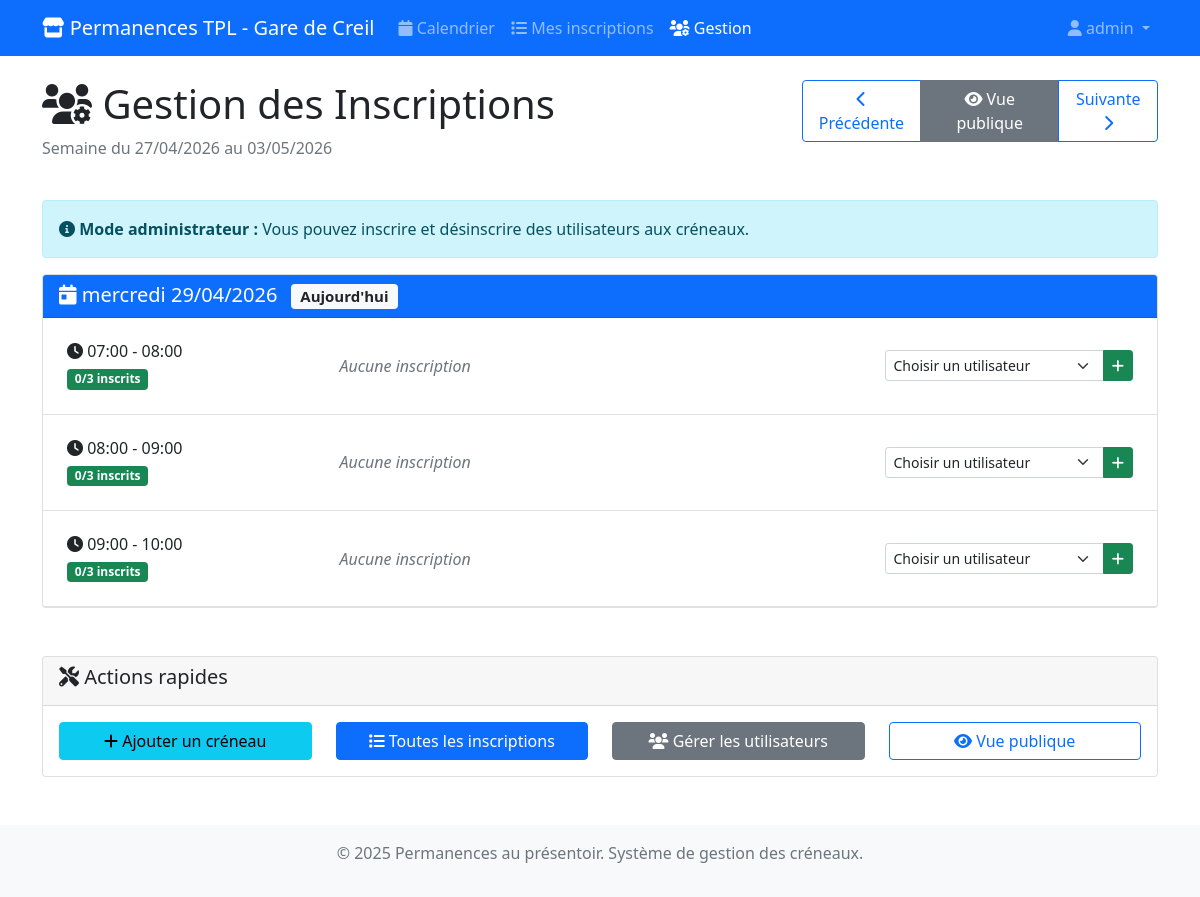
Screenshot of /permanences/gestion/ (signed in) with the database file from the repository.
### permanences/models.py (models this page shows, shortened)
class CreneauHoraire(models.Model):
    date = models.DateField(help_text="Date du créneau")
    heure_debut = models.TimeField(help_text="Heure de début du créneau")
    heure_fin = models.TimeField(help_text="Heure de fin du créneau")
    max_personnes = models.PositiveIntegerField(
        default=3,
        help_text="Nombre maximum de personnes autorisées pour ce créneau"
    )
    actif = models.BooleanField(default=True, help_text="Créneau disponible pour inscription")
    class Meta:
        verbose_name = "Créneau horaire"
        verbose_name_plural = "Créneaux horaires"
        unique_together = ['date', 'heure_debut']
        ordering = ['date', 'heure_debut']
    @property
    def places_disponibles(self):
        try:
            inscriptions_count = self.inscriptions.filter(annulee=False).count()
            return max(0, self.max_personnes - inscriptions_count)
        except Exception:
            return self.max_personnes
    @property
    def complet(self):
        try:
            return self.places_disponibles <= 0
        except Exception:
            return False
    @property
    def est_passe(self):
        now = timezone.localtime()  # toujours aware si USE_TZ
        if self.date < now.date():
            return True
        if self.date == now.date() and self.heure_fin <= now.time():
            return True
        return False

### permanences/views.py (the view)
# urls.py: path('gestion/', views.gestion_inscriptions, name='gestion'),
@user_passes_test(is_superuser)
def gestion_inscriptions(request):
    today = timezone.now().date()
    week_start = request.GET.get('week')
    if week_start:
        try:
            week_start = datetime.strptime(week_start, '%Y-%m-%d').date()
        except ValueError:
            week_start = today - timedelta(days=today.weekday())
    else:
        week_start = today - timedelta(days=today.weekday())
    week_end = week_start + timedelta(days=6)
    from django.contrib.auth.models import User
    utilisateurs = User.objects.filter(is_active=True).order_by('username')
    creneaux = CreneauHoraire.objects.filter(
        date__range=[week_start, week_end],
        actif=True
    ).prefetch_related('inscriptions__utilisateur').order_by('date', 'heure_debut')
    creneaux_par_jour = {}
    for creneau in creneaux:
        if creneau.date not in creneaux_par_jour:
            creneaux_par_jour[creneau.date] = []
        utilisateurs_inscrits_ids = set(
            inscription.utilisateur.id
            for inscription in creneau.inscriptions.filter(annulee=False)
        )
        creneau.utilisateurs_disponibles = [
            utilisateur for utilisateur in utilisateurs
            if utilisateur.id not in utilisateurs_inscrits_ids
        ]
        creneaux_par_jour[creneau.date].append(creneau)
    prev_week = week_start - timedelta(days=7)
    next_week = week_start + timedelta(days=7)
    context = {
        'creneaux_par_jour': creneaux_par_jour,
        'utilisateurs': utilisateurs,
        'week_start': week_start,
        'week_end': week_end,
        'prev_week': prev_week,
        'next_week': next_week,
        'today': today,
    }
    return render(request, 'permanences/gestion_inscriptions.html', context)

### permanences/views.py (called while the page is built)
def is_superuser(user):
    return user.is_superuser

### templates/permanences/gestion_inscriptions.html (shortened to what this page needs)
{% extends 'base.html' %}
{% block content %}
<div class="row mb-4">
    <div class="col-md-8">
        <h1><i class="fas fa-users-cog"></i> Gestion des Inscriptions</h1>
        <p class="text-muted">Semaine du {{ week_start|date:"d/m/Y" }} au {{ week_end|date:"d/m/Y" }}</p>
    </div>
    <div class="col-md-4 text-end">
        <div class="btn-group" role="group">
            <a href="?week={{ prev_week|date:'Y-m-d' }}" class="btn btn-outline-primary">
                <i class="fas fa-chevron-left"></i> Précédente
            </a>
            <a href="{% url 'permanences:calendrier' %}" class="btn btn-secondary">
                <i class="fas fa-eye"></i> Vue publique
            </a>
            <a href="?week={{ next_week|date:'Y-m-d' }}" class="btn btn-outline-primary">
                Suivante <i class="fas fa-chevron-right"></i>
            </a>
        </div>
    </div>
</div>
<div class="alert alert-info">
    <i class="fas fa-info-circle"></i>
    <strong>Mode administrateur :</strong>
    Vous pouvez inscrire et désinscrire des utilisateurs aux créneaux.
</div>
<div class="row">
    {% for date, creneaux in creneaux_par_jour.items %}
    <div class="col-12 mb-4">
        <div class="card">
            <div class="card-header bg-primary text-white">
                <h5 class="card-title mb-0">
                    <i class="fas fa-calendar-day"></i>
                    {{ date|date:"l d/m/Y" }}
                    {% if date == today %}
                        <span class="badge bg-light text-dark ms-2">Aujourd'hui</span>
                    {% endif %}
                </h5>
            </div>
            <div class="card-body p-0">
                {% for creneau in creneaux %}
                <div class="border-bottom p-4 {% if creneau.est_passe %}bg-light{% endif %}">
                    <div class="row align-items-center">
                        <div class="col-md-3">
                            <h6 class="mb-1">
                                <i class="fas fa-clock"></i>
                                {{ creneau.heure_debut|time:"H:i" }} - {{ creneau.heure_fin|time:"H:i" }}
                            </h6>
                            <span class="badge
                                {% if creneau.complet %}bg-danger{% elif creneau.places_disponibles <= 1 %}bg-warning{% else %}bg-success{% endif %}">
                                {% with creneau.inscriptions.count as nb_inscriptions %}
                                    {{ nb_inscriptions }}/{{ creneau.max_personnes }} inscrits
                                {% endwith %}
                            </span>
                        </div>
                        <div class="col-md-6">
                            {% with creneau.inscriptions.all as inscriptions %}
                                {% if inscriptions %}
                                    <strong>Inscrits :</strong>
                                    <ul class="list-unstyled mb-0 mt-1">
                                        {% for inscription in inscriptions %}
                                            {% if not inscription.annulee %}
                                            <li class="d-flex justify-content-between align-items-center py-1">
                                                <span>
                                                    <i class="fas fa-user"></i>
                                                    {{ inscription.utilisateur.first_name|default:inscription.utilisateur.username }}
                                                    ({{ inscription.utilisateur.username }})
                                                </span>
                                                {% if not creneau.est_passe %}
                                                <form method="post" action="{% url 'permanences:annuler' inscription.id %}"
                                                      class="d-inline"
                                                      onsubmit="return confirm('Êtes-vous sûr de vouloir annuler l\'inscription de {{ inscription.utilisateur.username }} ?');">
                                                    {% csrf_token %}
                                                    <button type="submit" class="btn btn-sm btn-outline-danger">
                                                        <i class="fas fa-times"></i>
                                                    </button>
                                                </form>
                                                {% endif %}
                                            </li>
                                            {% endif %}
                                        {% endfor %}
                                    </ul>
                                {% else %}
                                    <em class="text-muted">Aucune inscription</em>
                                {% endif %}
                            {% endwith %}
                        </div>
                        <div class="col-md-3">
                            {% if not creneau.est_passe and not creneau.complet %}
                                <form method="post" action="{% url 'permanences:inscrire' creneau.id %}">
                                    <div class="input-group">
                                        <select name="utilisateur_id" class="form-select form-select-sm" required>
                                            <option value="">Choisir un utilisateur</option>
                                        </select>
                                        <button type="submit" class="btn btn-sm btn-success">
                                            <i class="fas fa-plus"></i>
                                        </button>
                                    </div>
                                </form>
                            {% elif creneau.complet and not creneau.est_passe %}
                                <span class="text-danger">
                                    <i class="fas fa-ban"></i> Complet
                                </span>
                            {% elif creneau.est_passe %}
                                <span class="text-muted">
                                    <i class="fas fa-clock"></i> Passé
                                </span>
                            {% endif %}
                        </div>
                    </div>
                </div>
                {% empty %}
                <div class="p-3 text-center text-muted">
                    <i class="fas fa-calendar-times"></i>
                    Aucun créneau disponible
                </div>
                {% endfor %}
            </div>
        </div>
    </div>
    {% endfor %}
</div>
<div class="mt-4">
    <div class="card">
        <div class="card-header">
            <h5><i class="fas fa-tools"></i> Actions rapides</h5>
        </div>
        <div class="card-body">
            <div class="row">
                <div class="col-md-3">
                    <a href="{% url 'admin:permanences_creneauhoraire_add' %}" class="btn btn-info w-100">
                        <i class="fas fa-plus"></i> Ajouter un créneau
                    </a>
                </div>
                <div class="col-md-3">
                    <a href="{% url 'admin:permanences_inscription_changelist' %}" class="btn btn-primary w-100">
                        <i class="fas fa-list"></i> Toutes les inscriptions
                    </a>
                </div>
                <div class="col-md-3">
                    <a href="{% url 'admin:auth_user_changelist' %}" class="btn btn-secondary w-100">
                        <i class="fas fa-users"></i> Gérer les utilisateurs
                    </a>
                </div>
                <div class="col-md-3">
                    <a href="{% url 'permanences:calendrier' %}" class="btn btn-outline-primary w-100">
                        <i class="fas fa-eye"></i> Vue publique
                    </a>
                </div>
            </div>
        </div>
    </div>
</div>
{% endblock %}

### templates/base.html (shortened to what this page needs)
<!DOCTYPE html>
<html lang="fr">
<head>
    <link href="https://cdn.jsdelivr.net/npm/bootstrap@5.1.3/dist/css/bootstrap.min.css" rel="stylesheet">
    <link href="https://cdnjs.cloudflare.com/ajax/libs/font-awesome/6.0.0/css/all.min.css" rel="stylesheet">
</head>
<body>
            <nav class="navbar navbar-expand-lg navbar-dark bg-primary" role="navigation" aria-label="Navigation principale">
                <div class="container">
                    <a class="navbar-brand"
                    href="{% if user.is_authenticated %}{% url 'permanences:calendrier' %}{% else %}{% url 'login' %}{% endif %}">
                    <i class="fas fa-store"></i> Permanences TPL - Gare de Creil
                    </a>
                    <div class="collapse navbar-collapse" id="navbarNav">
                    <ul class="navbar-nav me-auto">
                        {% if user.is_authenticated %}
                        <li class="nav-item">
                            <a class="nav-link {% if request.path == request.build_absolute_uri|cut:request.scheme|cut:'://'|cut:request.get_host|cut:'/permanences/' or request.path == '/permanences/' %}active{% endif %}"
                            href="{% url 'permanences:calendrier' %}">
                            <i class="fas fa-calendar"></i> Calendrier
                            </a>
                        </li>
                        <li class="nav-item">
                            <a class="nav-link {% if request.path == '/permanences/mes/' %}active{% endif %}"
                            href="{% url 'permanences:mes_inscriptions' %}">
                            <i class="fas fa-list"></i> Mes inscriptions
                            </a>
                        </li>
                        {% if user.is_superuser %}
                        <li class="nav-item">
                            <a class="nav-link {% if request.path == '/permanences/gestion/' %}active{% endif %}"
                            href="{% url 'permanences:gestion' %}">
                            <i class="fas fa-users-cog"></i> Gestion
                            </a>
                        </li>
                        {% endif %}
                        {% endif %}
                    </ul>
                    <ul class="navbar-nav">
                        {% if user.is_authenticated %}
                        <li class="nav-item dropdown">
                            <a class="nav-link dropdown-toggle" href="#" id="navbarDropdown"
                            role="button" data-bs-toggle="dropdown" aria-expanded="false">
                            <i class="fas fa-user"></i> {{ user.username }}
                            </a>
                        </li>
                        {% endif %}
                    </ul>
                    </div>
                </div>
            </nav>
    <main class="container mt-4">
        {% block content %}
        {% endblock %}
    </main>
    <footer class="bg-light text-center text-muted mt-5 py-3">
        <div class="container">
            <p>&copy; 2025 Permanences au présentoir. Système de gestion des créneaux.</p>
        </div>
    </footer>
</body>
</html>

### rows the page displays
CreneauHoraire: date "mercredi 29/04/2026", shows "Aujourd'hui", heure_debut "07:00", heure_fin "08:00", inscriptions.count "0", max_personnes "3"
CreneauHoraire: heure_debut "08:00", heure_fin "09:00", inscriptions.count "0", max_personnes "3"
CreneauHoraire: heure_debut "09:00", heure_fin "10:00", inscriptions.count "0", max_personnes "3"

### other values shown
{{ user.username }} "admin"
{{ week_start|date:"d/m/Y" }} "27/04/2026"
{{ week_end|date:"d/m/Y" }} "03/05/2026"
